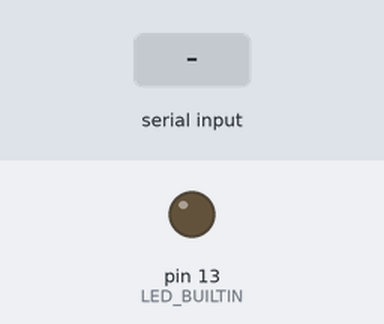
This sketch was run on a simulated Arduino Uno, built with avr-gcc and run on an emulated ATmega328P. Shown: output pins drawn as LEDs (lit = HIGH). Inputs (shaded band) come from the test bench.

Above: at 1.2 s.
1.3 s: "1" received over Serial
At 2.5 s:
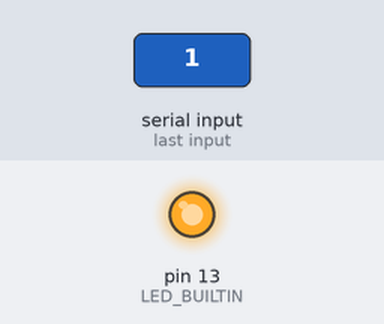
2.8 s: "0" received over Serial
At 3.8 s:
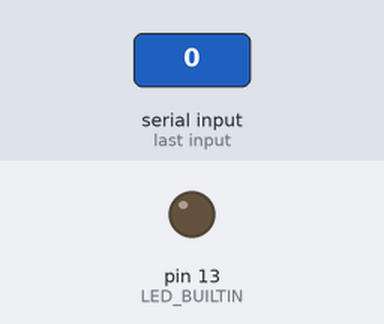
Timing chart, 0 to 5.8 s (numbered marks = the images above; inputs shaded):
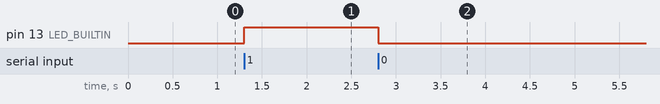

The sketch:

inputtoled.ino
```cpp
int cur = 0;

// the setup function runs once when you press reset or power the board
void setup() {
  pinMode(LED_BUILTIN, OUTPUT);
  Serial.begin(9600);
}

// the loop function runs over and over again forever
void loop() {
  //IF USER ENTERED VALUE > 0
  if (Serial.available() > 0){
    cur = Serial.read();
  }

  if (cur == '1'){
    digitalWrite(LED_BUILTIN, HIGH); //SET VOLTAGE LEVEL AS HIGH
  } else if (cur == '0'){
    digitalWrite(LED_BUILTIN, LOW);  //SET VOLTAGE LEVEL AS LOW
  }
}
```

Measured:
- after the input at 1.3 s, pin 13 (LED_BUILTIN): LOW → HIGH at once
- after the input at 2.8 s, pin 13 (LED_BUILTIN): HIGH → LOW at once
